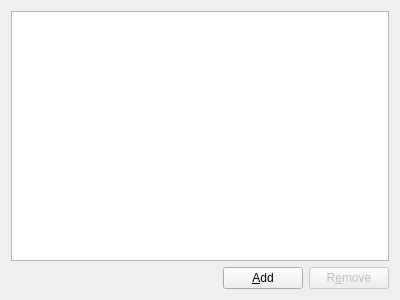
<?xml version="1.0" encoding="UTF-8"?>
<ui version="4.0">
 <class>MarkerSettingsWidget</class>
 <widget class="QFrame" name="MarkerSettingsWidget">
  <property name="geometry">
   <rect>
    <x>0</x>
    <y>0</y>
    <width>400</width>
    <height>300</height>
   </rect>
  </property>
  <property name="windowTitle">
   <string>Frame</string>
  </property>
  <layout class="QVBoxLayout" name="verticalLayout">
   <item>
    <widget class="QTreeView" name="markerView">
     <property name="alternatingRowColors">
      <bool>true</bool>
     </property>
     <property name="indentation">
      <number>0</number>
     </property>
     <property name="sortingEnabled">
      <bool>true</bool>
     </property>
    </widget>
   </item>
   <item>
    <widget class="QFrame" name="buttonFrame">
     <layout class="QHBoxLayout" name="horizontalLayout_2">
      <property name="leftMargin">
       <number>0</number>
      </property>
      <property name="topMargin">
       <number>0</number>
      </property>
      <property name="rightMargin">
       <number>0</number>
      </property>
      <property name="bottomMargin">
       <number>0</number>
      </property>
      <item>
       <spacer name="horizontalSpacer">
        <property name="orientation">
         <enum>Qt::Orientation::Horizontal</enum>
        </property>
        <property name="sizeHint" stdset="0">
         <size>
          <width>40</width>
          <height>20</height>
         </size>
        </property>
       </spacer>
      </item>
      <item>
       <widget class="QPushButton" name="addButton">
        <property name="text">
         <string>&amp;Add</string>
        </property>
       </widget>
      </item>
      <item>
       <widget class="QPushButton" name="removeButton">
        <property name="enabled">
         <bool>false</bool>
        </property>
        <property name="text">
         <string>R&amp;emove</string>
        </property>
       </widget>
      </item>
     </layout>
    </widget>
   </item>
  </layout>
 </widget>
 <resources/>
 <connections/>
</ui>
